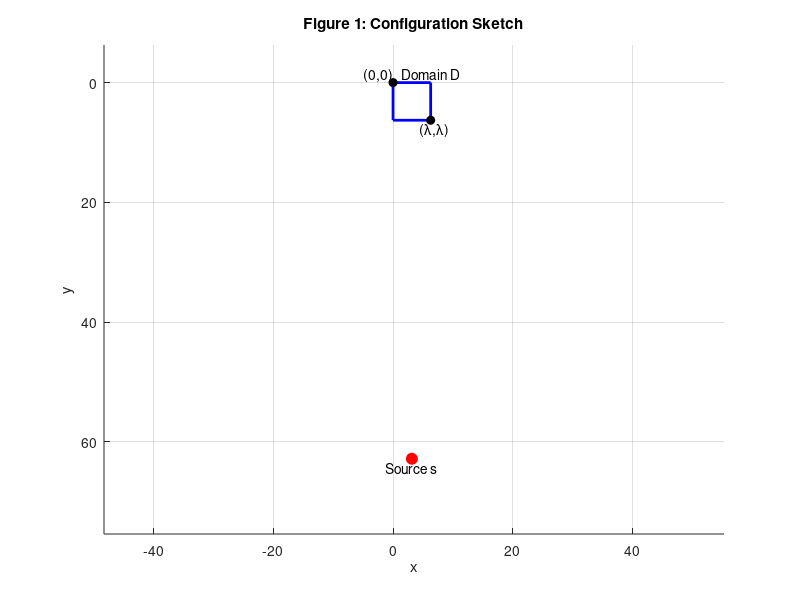
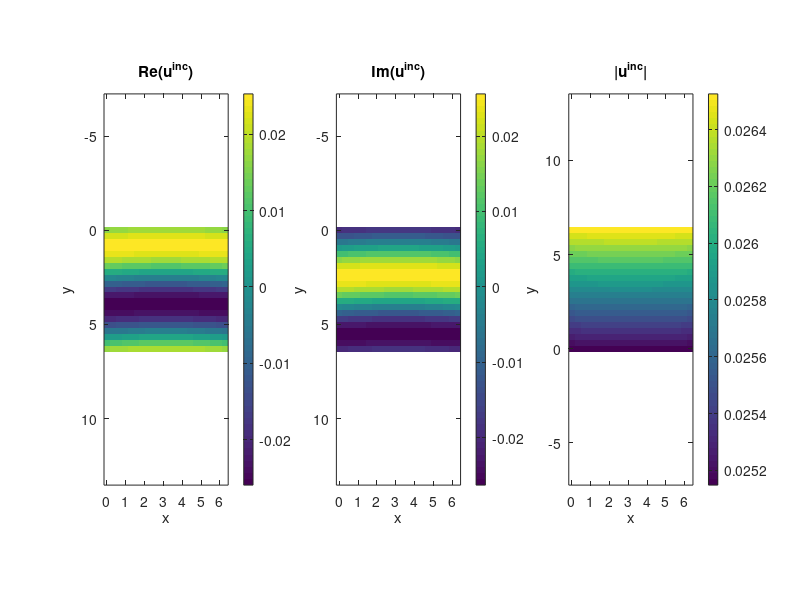
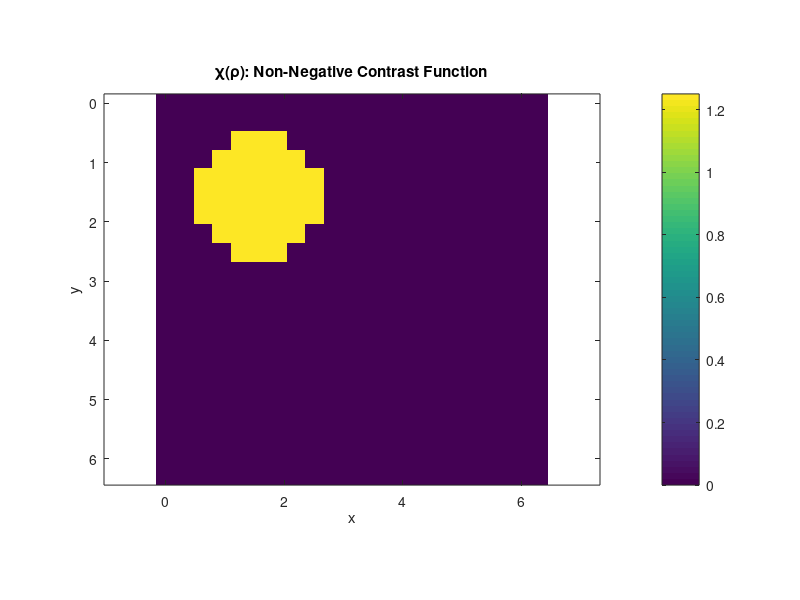
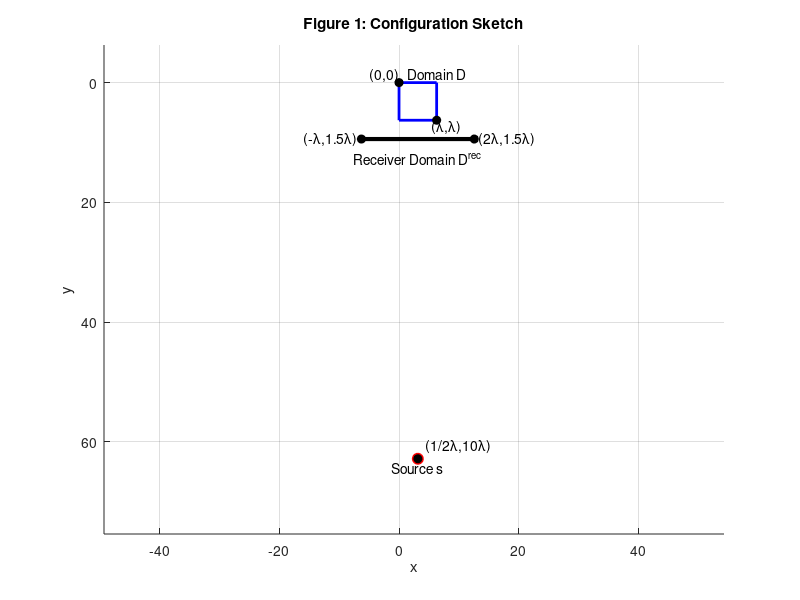

MATLAB code to generate these figures, in order: (Note: this script raises an error after producing the figures.)
%% Hankel function
z = 1 + 1i; % complex input
H = besselh(0, 2, z);
disp(H);

%% Draw object domain and the locate the source 
% STEP 2
kb = 1;
lambda = 2 * pi / kb; % wavefield of the background field

% Rectangle domain (D) corners
x1 = 0; y1 = 0; % upper left corner
x2 = lambda; y2 = lambda; % lower right corner

% Location of the source
sx = 1/2 * lambda;
sy = 10 * lambda;

% Figure
figure; hold on; axis equal;
xlabel('x'); ylabel('y');
title('Figure 1: Configuration Sketch');

% Draw rectangle D
rectangle('Position', [x1, y1, x2 - x1, y2 - y1], 'EdgeColor', 'b', 'LineWidth', 2);
text(x2, -lambda/4, 'Domain D', 'HorizontalAlignment', 'center');

% Mark origin
plot(0, 0, 'ko', 'MarkerFaceColor', 'k');
text(0, -lambda/5, '(0,0)', 'HorizontalAlignment', 'right');

% Mark right corner
plot(lambda, lambda, 'ko', 'MarkerFaceColor', 'k');
text(lambda+ lambda/2, lambda+lambda/4, '({\lambda},{\lambda})', 'HorizontalAlignment', 'right');

% Plot source location
plot(sx, sy, 'ro', 'MarkerSize', 8, 'MarkerFaceColor', 'r');
text(sx, sy + lambda/4, 'Source s', 'HorizontalAlignment', 'center');

% Optional: draw a line from source to domain
%line([sx, x2], [sy, y2], 'Color', [0.5 0.5 0.5], 'LineStyle', '--');

% Adjust axis
%xlim([-lambda, sx + lambda]);
ylim([-sy/10, sy + 2*lambda]);
set(gca, 'YDir', 'reverse');  % because y increases downward
grid on

%% STEP 5
h = lambda / 20; % Grid spacing
x = 0:h:lambda; % x coordinates (21 points)
y = 0:h:lambda; % y coordinates (21 points)
Nx = length(x);
Ny = length(y);

[X, Y] = meshgrid(x, y);   % Y increases downwards by default in images
%% STEP 6
% Compute |ro - ro_s| at each grid point
R = sqrt((X - sx).^2 + (Y - sy).^2);

% Compute the incident field (2D array) using Hankel function of the second kind, order 0
u_inc = -1j/4 * besselh(0, 2, kb * R);  % H_0^(2)(kb * R)

% Plot real, imag and absolute values
figure;

% Real part
subplot(1,3,1);
imagesc(x, y, real(u_inc));
axis equal tight;
title('Re(u^{inc})');
xlabel('x'); ylabel('y');
colorbar;

% Imaginary part
subplot(1,3,2);
imagesc(x, y, imag(u_inc));
axis equal tight;
title('Im(u^{inc})');
xlabel('x'); ylabel('y');
colorbar;

% Magnitude
subplot(1,3,3);
imagesc(x, y, abs(u_inc));
axis equal tight;
title('|u^{inc}|');
xlabel('x'); ylabel('y');
colorbar;
% Reverse y-axis to match coordinate system orientation (y increases downward)
set(gca,'YDir','normal');

%% STEP 8
% Spatially varying wavenumber field k(p)
% Define contrast domain (a circular (or a suqare) object in the center of the domain)
% xc = lambda / 2;           % center x
% yc = lambda / 2;           % center y

xc = lambda / 4;          
yc = lambda / 4;           
radius = lambda / 6;       % radius of the object
%side = lambda / 3;         % side length of the square object

% Define wavenumber field k(p)
k_object = 1.5 * kb;       % Higher wavenumber inside the object
k_field = kb * ones(Ny, Nx);  % Initialize as background

% Set k(p) > kb inside the circular object
object_mask = ((X - xc).^2 + (Y - yc).^2) <= radius^2;

%%Set k(p) > kb inside the square object
%object_mask = abs(X - xc) <= side/2 & abs(Y - yc) <= side/2;

k_field(object_mask) = k_object;

% Define non-negative contrast function chi(ro)
chi = (k_field / kb).^2 - 1;

%% STEP 8
% % Smoothly varying kb inside the object (e.g., Gaussian variation)
% % Define contrast domain (a circular (or a suqare) object in the center of the domain)
% xc = lambda / 2;           % center x
% yc = lambda / 2;           % center y
% 
% radius = lambda / 6;       % radius of the object
% 
% % Define wavenumber field k(p)
% k_field = kb * ones(Ny, Nx);  % Initialize as background
% 
% % Set k(p) > kb inside the circular object
% object_mask = ((X - xc).^2 + (Y - yc).^2) <= radius^2;
% 
% dist_from_center = sqrt((X - xc).^2 + (Y - yc).^2);
% kb_variation = 0.5 * exp(-((dist_from_center / radius).^2));  % smoothly varies from 0.5 to 0
% k_field(object_mask) = kb + kb_variation(object_mask);    % variable kb inside object
% 
% % Define non-negative contrast function chi(ro)
% chi = (k_field / kb).^2 - 1;

%% STEP 9
% Plot
figure;
imagesc(x, y, chi);
axis equal tight;
colorbar;
title('\chi(\rho): Non-Negative Contrast Function');
xlabel('x'); ylabel('y');

%% STEP 10
% Define the receiver domain D^{rec} as a line segment
figure; hold on; axis equal;
xlabel('x'); ylabel('y');
title('Figure 1: Configuration Sketch');

% Draw rectangle D
rectangle('Position', [x1, y1, x2 - x1, y2 - y1], 'EdgeColor', 'b', 'LineWidth', 2);
text(x2, -lambda/4, 'Domain D', 'HorizontalAlignment', 'center');

% Mark origin
plot(0, 0, 'ko', 'MarkerFaceColor', 'k');
text(0, -lambda/5, '(0,0)', 'HorizontalAlignment', 'right');

% Mark right corner
plot(lambda, lambda, 'ko', 'MarkerFaceColor', 'k');
text(lambda+ lambda/1.5, lambda+lambda/6, '({\lambda},{\lambda})', 'HorizontalAlignment', 'right');

% Plot source location
plot(sx, sy, 'ro', 'MarkerSize', 8, 'MarkerFaceColor', 'r');
text(sx, sy + lambda/4, 'Source s', 'HorizontalAlignment', 'center');
% Mark source location
plot(sx, sy, 'ko', 'MarkerFaceColor', 'k');
text(sx+lambda/5, sy-lambda/3, '(1/2{\lambda},10{\lambda})', 'HorizontalAlignment', 'left');

% Define the reciever domain
x_D_rec_start = -lambda; % x-coordinate of the start point of receiver domain
x_D_rec_end = 2*lambda; % x-coordinate of the end point of receiver domain
y_D_rec = 1.5*lambda; % y-coordinate of the receiver domain (does not change)
% Draw the D^{rec} in Figure 1
line([x_D_rec_start, x_D_rec_end], [y_D_rec, y_D_rec], 'Color', [0 0 0], 'LineWidth', 3);
%text(2.1*lambda, y_D_rec, 'Receiver Domain D^{rec}', 'HorizontalAlignment', 'left');
text(0.5*lambda, y_D_rec+lambda/2, 'Receiver Domain D^{rec}', 'HorizontalAlignment', 'center');
% Mark left corner
plot(-lambda, 1.5*lambda, 'ko', 'MarkerFaceColor', 'k');
text(-1.1*lambda, y_D_rec, '(-{\lambda},1.5{\lambda})', 'HorizontalAlignment', 'right');
% Mark right corner
plot(2*lambda, 1.5*lambda, 'ko', 'MarkerFaceColor', 'k');
text(2.1*lambda, y_D_rec, '(2{\lambda},1.5{\lambda})', 'HorizontalAlignment', 'left');

% Adjust axis
ylim([-sy/10, sy + 2*lambda]);
set(gca, 'YDir', 'reverse');  % because y increases downward
grid on
%% STEP 11
% Introduce grid on D^{rec}
%x_D_rec_grids = x_D_rec_start : 30*h : x_D_rec_end;
x_D_rec_grids = x_D_rec_start : 3*h : x_D_rec_end;
M = length(x_D_rec_grids);

figure; hold on; axis equal;
xlabel('x'); ylabel('y');
title('Figure 1: Configuration Sketch');

% Draw rectangle D
rectangle('Position', [x1, y1, x2 - x1, y2 - y1], 'EdgeColor', 'b', 'LineWidth', 2);
text(x2, -lambda/4, 'Domain D', 'HorizontalAlignment', 'center');

% Mark origin
plot(0, 0, 'ko', 'MarkerFaceColor', 'k');
text(0, -lambda/5, '(0,0)', 'HorizontalAlignment', 'right');

% Mark right corner
plot(lambda, lambda, 'ko', 'MarkerFaceColor', 'k');
text(lambda+ lambda/6, lambda+lambda/6, '({\lambda},{\lambda})', 'HorizontalAlignment', 'right');

% Define the reciever domain
x_D_rec_start = -lambda; % x-coordinate of the start point of receiver domain
x_D_rec_end = 2*lambda; % x-coordinate of the end point of receiver domain
y_D_rec = 1.5*lambda; % y-coordinate of the receiver domain (does not change)
% Draw the D^{rec} in Figure 1
scatter(x_D_rec_start:3*h: x_D_rec_end, y_D_rec);
%text(2.1*lambda, y_D_rec, 'Receiver Domain D^{rec}', 'HorizontalAlignment', 'left');
text(0.5*lambda, y_D_rec+lambda/4, 'Receiver Domain D^{rec}', 'HorizontalAlignment', 'center');
% Mark left corner
plot(-lambda, 1.5*lambda, 'ko', 'MarkerFaceColor', 'k');
text(-1.1*lambda, y_D_rec, '(-{\lambda},1.5{\lambda})', 'HorizontalAlignment', 'right');
% Mark right corner
plot(2*lambda, 1.5*lambda, 'ko', 'MarkerFaceColor', 'k');
text(2.1*lambda, y_D_rec, '(2{\lambda},1.5{\lambda})', 'HorizontalAlignment', 'left');

% Adjust axis
ylim([-sy/10, sy + 2*lambda]);
set(gca, 'YDir', 'reverse');  % because y increases downward
grid on
%% STEP 13
N = size(chi,1) * size(chi,2);
chi_vec = reshape(chi, [N,1]); % contrast function chi(ro) vector
%% STEP 14
% % Build the system matrix A (M x N)
% % Define voxel area and midpoint values of the grids (voxels)
% area = h^2; % area of a voxel via uniformly grid spacing
% x_midpoint = x/2;
% y_midpoint = y/2;
% 
% [X_midpoint, Y_midpoint] = meshgrid(x_midpoint, y_midpoint);  
% X_midpoint = reshape(X_midpoint, [1, N]);
% Y_midpoint = reshape(Y_midpoint, [1, N]);
% 
% Green_dist = zeros(M,N);
% for m = 1:M  
%     % Compute |ro_m - ro_n'| at each grid point, ro_m -> receiver
%     % locations, ro_n' -> midpoint locations of the voxels
%     row_Green = sqrt((x_D_rec_grids(m) - X_midpoint).^2 + (y_D_rec - Y_midpoint).^2); 
%     Green_dist(m,:) = reshape(row_Green, [1,N]);
% end
% 
% % Compute the Green function (2D array) using Hankel function of the second kind, order 0
% Green_func = -1j/4 * besselh(0, 2, kb * Green_dist);  
% 
% 
% % Compute the incident field (2D array)  distance
% u_inc_dist = sqrt((X_midpoint - sx).^2 + (Y_midpoint - sy).^2); 
% 
% % Compute the incident field (2D array) using Hankel function of the second kind, order 0
% u_inc_discritized = -1j/4 * besselh(0, 2, kb * u_inc_dist);  % H_0^(2)(kb * R)
% 
% A = area * Green_func .* u_inc_discritized;



% Build the system matrix A (M x N)
% Define voxel area and midpoint values of the grids (voxels)
area = h^2; % area of a voxel via uniformly grid spacing
x_fine = 0:(h/2):lambda;      % 41 points: spacing = lambda/40
y_fine = 0:(h/2):lambda;
x_midpoint = x_fine(1:2:end);      % take every second value → 21 points
y_midpoint = y_fine(1:2:end);

[X_midpoint, Y_midpoint] = meshgrid(x_midpoint, y_midpoint);  
Green_dist = zeros(M,N);
for m = 1:M  
    % Compute |ro_m - ro_n'| at each grid point, ro_m -> receiver
    % locations, ro_n' -> midpoint locations of the voxels
    row_Green = sqrt((x_D_rec_grids(m) - X_midpoint).^2 + (y_D_rec - Y_midpoint).^2); 
    Green_dist(m,:) = reshape(row_Green, [1,N]);
end

% Compute the Green function (2D array) using Hankel function of the second kind, order 0
Green_func = -1j/4 * besselh(0, 2, kb * Green_dist); 
% Compute G_s matrix
G_s = kb^2 *area * Green_func;
% Vectorize 2D incident field
u_inc_vec = reshape(u_inc, [N,1]);
%Compute A matrix
A = G_s * diag(u_inc_vec);

rank(A, 1e-3)
%% STEP 15

sing_vals = svd(A);

% Plot singular values
figure() 
plot(1:length(sing_vals), sing_vals, 'x', 'MarkerSize', 10, 'LineWidth', 4); 
xlabel('Index', 'FontSize', 14);
ylabel('Singular Value', 'FontSize', 14);
title('Singular Values of A', 'FontSize', 16);
%set(gca, 'FontSize', 12);
set(gca,'YScale', 'log');
grid on;

%% STEP 16
% Compute the scattered field
u_sc = A * chi_vec;

% STEP 17
% Find minimum norm solution to contrast function vector

%[U_r, S_r, V_r] = svd(A);
chi_vec_mn = pinv(A) * u_sc;

%% STEP 18
% Make an image of the minimum norm solution
chi_mn = reshape(real(chi_vec_mn), [Nx, Ny]);
chi_mn = max(chi_mn, 0);
% Plot
figure;
imagesc(x, y, chi_mn);
axis equal tight;
colorbar;
title('\chi_{mn}(\rho): Minimum Norm Contrast Function');
xlabel('x'); ylabel('y');

%% STEP 19
% Repeat for different M

% Introduce new grid on D^{rec}
h_new = 6*h ; %new uniform grid
x_D_rec_grids_new = x_D_rec_start : h_new : x_D_rec_end;
M_new = length(x_D_rec_grids_new);

% Build the system matrix A (M_new x N)
% Define voxel area and midpoint values of the grids (voxels)
area_new = h_new^2; % area of a voxel via uniformly grid spacing

Green_dist_new = zeros(M_new,N);
for m = 1:M_new  
    % Compute |ro_m - ro_n'| at each grid point, ro_m -> receiver
    % locations, ro_n' -> midpoint locations of the voxels
    row_Green = sqrt((x_D_rec_grids_new(m) - X_midpoint).^2 + (y_D_rec - Y_midpoint).^2); 
    Green_dist_new(m,:) = reshape(row_Green, [1,N]);
end

% Compute the Green function (2D array) using Hankel function of the second kind, order 0
Green_func_new = -1j/4 * besselh(0, 2, kb * Green_dist_new);  

%A_new = area_new * Green_func_new .* u_inc_discritized; %u_inc_discritized does not depend on number of measurements (M)

G_s_new = area_new * Green_func_new;

A_new = G_s_new * diag(u_inc_vec); % u_inc_vec remains the same (independt of number of measurements)

rank(A_new, 1e-3)

sing_vals_new = svd(A_new);

% Plot singular values
figure()
plot(1:length(sing_vals_new), sing_vals_new, 'x', 'MarkerSize', 10, 'LineWidth', 4); 
xlabel('Index', 'FontSize', 14);
ylabel('Singular Value', 'FontSize', 14);
title('Singular Values of A', 'FontSize', 16);
%set(gca, 'FontSize', 12);
set(gca,'YScale', 'log');
grid on;

% Compute the scattered field
u_sc_new = A_new * chi_vec;


% Find minimum norm solution to contrast function vector
chi_vec_mn_new = pinv(A_new) * u_sc_new;

chi_mn_new = reshape(real(chi_vec_mn_new), [Nx, Ny]);
chi_mn_new = max(chi_mn_new, 0);
% Plot
figure;
imagesc(x, y, chi_mn_new);
axis equal tight;
colorbar;
title('\chi_{mn}(\rho): Minimum Norm Contrast Function');
xlabel('x'); ylabel('y');


%% STEP 20
% Add noise
%noise = rand(size(u_sc));
SNR_dB = 30; % e.g., 20 dB SNR
signal_power = norm(u_sc)^2 / length(u_sc);
noise_power = signal_power / (10^(SNR_dB/10));
noise = sqrt(noise_power) * randn(size(u_sc));  % Gaussian noise
u_sc_noisy = u_sc + noise;

chi_vec_mn_noisy = pinv(A) * u_sc_noisy;

chi_mn_noisy = reshape(real(chi_vec_mn_noisy), [Nx, Ny]);
chi_mn_noisy = max(chi_mn_noisy, 0);
% Plot
figure;
imagesc(x, y, chi_mn_noisy);
axis equal tight;
colorbar;
title('\chi_{mn}(\rho): Minimum Norm Contrast Function From Noisy Incident Field');
xlabel('x'); ylabel('y');

% Repeat for different M
%noise_new = rand(size(u_sc_new));
signal_power_new = norm(u_sc_new)^2 / length(u_sc_new);
noise_power_new = signal_power_new / (10^(SNR_dB/10));
noise_new = sqrt(noise_power_new) * randn(size(u_sc_new));  % Gaussian noise
u_sc_new_noisy = u_sc_new + noise_new;

chi_vec_mn_new_noisy = pinv(A_new) * u_sc_new_noisy;

chi_mn_new_noisy = reshape(real(chi_vec_mn_new_noisy), [Nx, Ny]);
chi_mn_new_noisy = max(chi_mn_new_noisy, 0);
% Plot
figure;
imagesc(x, y, chi_mn_new_noisy);
axis equal tight;
colorbar;
title('\chi_{mn}(\rho): Minimum Norm Contrast Function From Noisy Incident Field');
xlabel('x'); ylabel('y');
